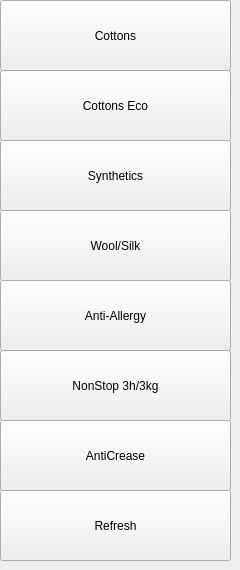
    <widget class="QWidget" name="programsPage">
     <widget class="QPushButton" name="cottonsButton">
      <property name="geometry">
       <rect>
        <x>0</x>
        <y>0</y>
        <width>231</width>
        <height>71</height>
       </rect>
      </property>
      <property name="text">
       <string>Cottons</string>
      </property>
     </widget>
     <widget class="QPushButton" name="cottonsEcoButton">
      <property name="geometry">
       <rect>
        <x>0</x>
        <y>70</y>
        <width>231</width>
        <height>71</height>
       </rect>
      </property>
      <property name="text">
       <string>Cottons Eco</string>
      </property>
     </widget>
     <widget class="QPushButton" name="syntheticsButton">
      <property name="geometry">
       <rect>
        <x>0</x>
        <y>140</y>
        <width>231</width>
        <height>71</height>
       </rect>
      </property>
      <property name="text">
       <string>Synthetics</string>
      </property>
     </widget>
     <widget class="QPushButton" name="woolSilkButton">
      <property name="geometry">
       <rect>
        <x>0</x>
        <y>210</y>
        <width>231</width>
        <height>71</height>
       </rect>
      </property>
      <property name="text">
       <string>Wool/Silk</string>
      </property>
     </widget>
     <widget class="QPushButton" name="antiAllergyButton">
      <property name="geometry">
       <rect>
        <x>0</x>
        <y>280</y>
        <width>231</width>
        <height>71</height>
       </rect>
      </property>
      <property name="text">
       <string>Anti-Allergy</string>
      </property>
     </widget>
     <widget class="QPushButton" name="nonStopButton">
      <property name="geometry">
       <rect>
        <x>0</x>
        <y>350</y>
        <width>231</width>
        <height>71</height>
       </rect>
      </property>
      <property name="text">
       <string>NonStop 3h/3kg</string>
      </property>
     </widget>
     <widget class="QPushButton" name="antiCreaseButton">
      <property name="geometry">
       <rect>
        <x>0</x>
        <y>420</y>
        <width>231</width>
        <height>71</height>
       </rect>
      </property>
      <property name="text">
       <string>AntiCrease</string>
      </property>
     </widget>
     <widget class="QPushButton" name="refreshButton">
      <property name="geometry">
       <rect>
        <x>0</x>
        <y>490</y>
        <width>231</width>
        <height>71</height>
       </rect>
      </property>
      <property name="text">
       <string>Refresh</string>
      </property>
     </widget>
    </widget>
